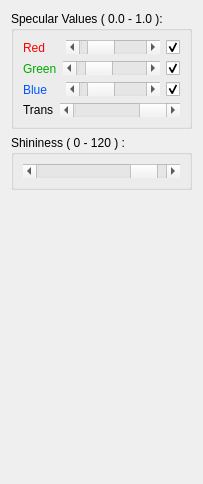
              <widget class="QWidget" name="GlTable">
               <attribute name="title">
                <string>OpenGL</string>
               </attribute>
               <layout class="QGridLayout" name="gridLayout_75">
                <item row="1" column="0">
                 <widget class="QGroupBox" name="ShininessGroupBox">
                  <property name="title">
                   <string>Shininess ( 0 - 120 ) :</string>
                  </property>
                  <layout class="QHBoxLayout" name="horizontalLayout_33">
                   <item>
                    <widget class="QScrollBar" name="ShininessScrollBar">
                     <property name="maximum">
                      <number>120</number>
                     </property>
                     <property name="value">
                      <number>110</number>
                     </property>
                     <property name="orientation">
                      <enum>Qt::Horizontal</enum>
                     </property>
                    </widget>
                   </item>
                  </layout>
                 </widget>
                </item>
                <item row="0" column="0">
                 <widget class="QGroupBox" name="SpecularGroupBox">
                  <property name="sizePolicy">
                   <sizepolicy hsizetype="Expanding" vsizetype="Expanding">
                    <horstretch>0</horstretch>
                    <verstretch>0</verstretch>
                   </sizepolicy>
                  </property>
                  <property name="maximumSize">
                   <size>
                    <width>16777215</width>
                    <height>200</height>
                   </size>
                  </property>
                  <property name="palette">
                   <palette>
                    <active>
                     <colorrole role="Base">
                      <brush brushstyle="SolidPattern">
                       <color alpha="255">
                        <red>255</red>
                        <green>255</green>
                        <blue>255</blue>
                       </color>
                      </brush>
                     </colorrole>
                    </active>
                    <inactive>
                     <colorrole role="Base">
                      <brush brushstyle="SolidPattern">
                       <color alpha="255">
                        <red>255</red>
                        <green>255</green>
                        <blue>255</blue>
                       </color>
                      </brush>
                     </colorrole>
                    </inactive>
                    <disabled>
                     <colorrole role="Base">
                      <brush brushstyle="SolidPattern">
                       <color alpha="255">
                        <red>255</red>
                        <green>170</green>
                        <blue>0</blue>
                       </color>
                      </brush>
                     </colorrole>
                    </disabled>
                   </palette>
                  </property>
                  <property name="title">
                   <string>Specular Values ( 0.0 - 1.0 ):</string>
                  </property>
                  <layout class="QGridLayout" name="gridLayout_73">
                   <item row="0" column="0" colspan="2">
                    <layout class="QHBoxLayout" name="horizontalLayout_20">
                     <item>
                      <widget class="QLabel" name="redLabel_6">
                       <property name="minimumSize">
                        <size>
                         <width>37</width>
                         <height>0</height>
                        </size>
                       </property>
                       <property name="maximumSize">
                        <size>
                         <width>43</width>
                         <height>16777215</height>
                        </size>
                       </property>
                       <property name="palette">
                        <palette>
                         <active>
                          <colorrole role="WindowText">
                           <brush brushstyle="SolidPattern">
                            <color alpha="255">
                             <red>255</red>
                             <green>0</green>
                             <blue>0</blue>
                            </color>
                           </brush>
                          </colorrole>
                         </active>
                         <inactive>
                          <colorrole role="WindowText">
                           <brush brushstyle="SolidPattern">
                            <color alpha="255">
                             <red>255</red>
                             <green>0</green>
                             <blue>0</blue>
                            </color>
                           </brush>
                          </colorrole>
                         </inactive>
                         <disabled>
                          <colorrole role="WindowText">
                           <brush brushstyle="SolidPattern">
                            <color alpha="255">
                             <red>120</red>
                             <green>120</green>
                             <blue>120</blue>
                            </color>
                           </brush>
                          </colorrole>
                         </disabled>
                        </palette>
                       </property>
                       <property name="text">
                        <string>Red</string>
                       </property>
                       <property name="wordWrap">
                        <bool>false</bool>
                       </property>
                      </widget>
                     </item>
                     <item>
                      <widget class="QScrollBar" name="red_Specular">
                       <property name="sizePolicy">
                        <sizepolicy hsizetype="Expanding" vsizetype="Fixed">
                         <horstretch>0</horstretch>
                         <verstretch>0</verstretch>
                        </sizepolicy>
                       </property>
                       <property name="maximum">
                        <number>100</number>
                       </property>
                       <property name="pageStep">
                        <number>2</number>
                       </property>
                       <property name="value">
                        <number>20</number>
                       </property>
                       <property name="orientation">
                        <enum>Qt::Horizontal</enum>
                       </property>
                      </widget>
                     </item>
                     <item>
                      <widget class="QCheckBox" name="RcheckBox">
                       <property name="text">
                        <string/>
                       </property>
                       <property name="checked">
                        <bool>true</bool>
                       </property>
                      </widget>
                     </item>
                    </layout>
                   </item>
                   <item row="1" column="0" colspan="2">
                    <layout class="QHBoxLayout" name="horizontalLayout_30">
                     <item>
                      <widget class="QLabel" name="greenLabel_6">
                       <property name="maximumSize">
                        <size>
                         <width>43</width>
                         <height>16777215</height>
                        </size>
                       </property>
                       <property name="palette">
                        <palette>
                         <active>
                          <colorrole role="WindowText">
                           <brush brushstyle="SolidPattern">
                            <color alpha="255">
                             <red>0</red>
                             <green>170</green>
                             <blue>0</blue>
                            </color>
                           </brush>
                          </colorrole>
                         </active>
                         <inactive>
                          <colorrole role="WindowText">
                           <brush brushstyle="SolidPattern">
                            <color alpha="255">
                             <red>0</red>
                             <green>170</green>
                             <blue>0</blue>
                            </color>
                           </brush>
                          </colorrole>
                         </inactive>
                         <disabled>
                          <colorrole role="WindowText">
                           <brush brushstyle="SolidPattern">
                            <color alpha="255">
                             <red>120</red>
                             <green>120</green>
                             <blue>120</blue>
                            </color>
                           </brush>
                          </colorrole>
                         </disabled>
                        </palette>
                       </property>
                       <property name="text">
                        <string>Green</string>
                       </property>
                       <property name="wordWrap">
                        <bool>false</bool>
                       </property>
                      </widget>
                     </item>
                     <item>
                      <widget class="QScrollBar" name="green_Specular">
                       <property name="sizePolicy">
                        <sizepolicy hsizetype="Expanding" vsizetype="Fixed">
                         <horstretch>0</horstretch>
                         <verstretch>0</verstretch>
                        </sizepolicy>
                       </property>
                       <property name="maximum">
                        <number>100</number>
                       </property>
                       <property name="pageStep">
                        <number>2</number>
                       </property>
                       <property name="value">
                        <number>20</number>
                       </property>
                       <property name="orientation">
                        <enum>Qt::Horizontal</enum>
                       </property>
                      </widget>
                     </item>
                     <item>
                      <widget class="QCheckBox" name="GcheckBox">
                       <property name="text">
                        <string/>
                       </property>
                       <property name="checked">
                        <bool>true</bool>
                       </property>
                      </widget>
                     </item>
                    </layout>
                   </item>
                   <item row="2" column="0" colspan="2">
                    <layout class="QHBoxLayout" name="horizontalLayout_32">
                     <item>
                      <widget class="QLabel" name="blueLabel_6">
                       <property name="minimumSize">
                        <size>
                         <width>37</width>
                         <height>0</height>
                        </size>
                       </property>
                       <property name="maximumSize">
                        <size>
                         <width>43</width>
                         <height>16777215</height>
                        </size>
                       </property>
                       <property name="palette">
                        <palette>
                         <active>
                          <colorrole role="WindowText">
                           <brush brushstyle="SolidPattern">
                            <color alpha="255">
                             <red>0</red>
                             <green>85</green>
                             <blue>255</blue>
                            </color>
                           </brush>
                          </colorrole>
                         </active>
                         <inactive>
                          <colorrole role="WindowText">
                           <brush brushstyle="SolidPattern">
                            <color alpha="255">
                             <red>0</red>
                             <green>85</green>
                             <blue>255</blue>
                            </color>
                           </brush>
                          </colorrole>
                         </inactive>
                         <disabled>
                          <colorrole role="WindowText">
                           <brush brushstyle="SolidPattern">
                            <color alpha="255">
                             <red>120</red>
                             <green>120</green>
                             <blue>120</blue>
                            </color>
                           </brush>
                          </colorrole>
                         </disabled>
                        </palette>
                       </property>
                       <property name="text">
                        <string>Blue</string>
                       </property>
                       <property name="wordWrap">
                        <bool>false</bool>
                       </property>
                      </widget>
                     </item>
                     <item>
                      <widget class="QScrollBar" name="blue_Specular">
                       <property name="sizePolicy">
                        <sizepolicy hsizetype="Expanding" vsizetype="Fixed">
                         <horstretch>0</horstretch>
                         <verstretch>0</verstretch>
                        </sizepolicy>
                       </property>
                       <property name="maximum">
                        <number>100</number>
                       </property>
                       <property name="pageStep">
                        <number>2</number>
                       </property>
                       <property name="value">
                        <number>20</number>
                       </property>
                       <property name="orientation">
                        <enum>Qt::Horizontal</enum>
                       </property>
                      </widget>
                     </item>
                     <item>
                      <widget class="QCheckBox" name="BcheckBox">
                       <property name="text">
                        <string/>
                       </property>
                       <property name="checked">
                        <bool>true</bool>
                       </property>
                      </widget>
                     </item>
                    </layout>
                   </item>
                   <item row="3" column="0">
                    <widget class="QLabel" name="transLabel_6">
                     <property name="maximumSize">
                      <size>
                       <width>43</width>
                       <height>16777215</height>
                      </size>
                     </property>
                     <property name="text">
                      <string>Trans</string>
                     </property>
                     <property name="wordWrap">
                      <bool>false</bool>
                     </property>
                    </widget>
                   </item>
                   <item row="3" column="1">
                    <widget class="QScrollBar" name="transparent_Specular">
                     <property name="sizePolicy">
                      <sizepolicy hsizetype="Expanding" vsizetype="Fixed">
                       <horstretch>0</horstretch>
                       <verstretch>0</verstretch>
                      </sizepolicy>
                     </property>
                     <property name="maximum">
                      <number>100</number>
                     </property>
                     <property name="pageStep">
                      <number>2</number>
                     </property>
                     <property name="value">
                      <number>100</number>
                     </property>
                     <property name="orientation">
                      <enum>Qt::Horizontal</enum>
                     </property>
                    </widget>
                   </item>
                  </layout>
                 </widget>
                </item>
                <item row="2" column="0">
                 <spacer name="verticalSpacer_7">
                  <property name="orientation">
                   <enum>Qt::Vertical</enum>
                  </property>
                  <property name="sizeHint" stdset="0">
                   <size>
                    <width>20</width>
                    <height>283</height>
                   </size>
                  </property>
                 </spacer>
                </item>
               </layout>
              </widget>
